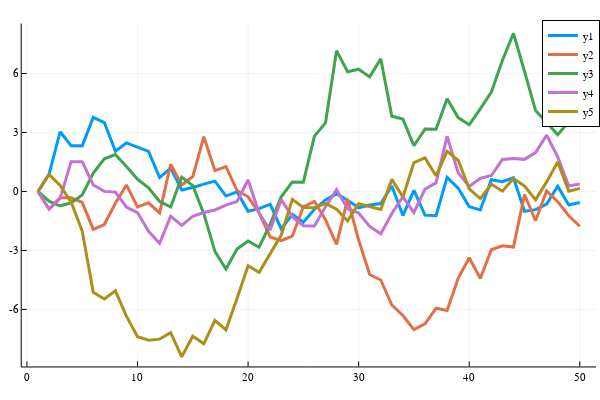

Source (notebook cell):
### Code cell
Plots.plot(Plots.fakedata(50,5),w=3)

### Figure 1 — Plotly figure (JSON) as saved in the notebook; plotly's stock layout.template omitted (floating-point values rounded to 4 significant figures)
{"data": [{"colorbar": {"title": {"text": ""}}, "legendgroup": "y1", "line": {"color": "rgba(0, 154, 250, 1.000)", "dash": "solid", "shape": "linear", "width": 3}, "mode": "lines", "name": "y1", "showlegend": true, "type": "scatter", "x": [1, 2, 3, 4, 5, 6, 7, 8, 9, 10, 11, 12, 13, 14, 15, 16, 17, 18, 19, 20, 21, 22, 23, 24, 25, 26, 27, 28, 29, 30, 31, 32, 33, 34, 35, 36, 37, 38, 39, 40, 41, 42, 43, 44, 45, 46, 47, 48, 49, 50], "xaxis": "x", "y": [0, 0.8673, 3.036, 2.324, 2.317, 3.766, 3.503, 2.049, 2.467, 2.264, 2.036, 0.7077, 1.187, 0.07305, 0.2012, 0.3738, 0.5259, -0.2346, -0.02506, -1.005, -0.8747, -0.647, -1.909, -1.161, -1.564, -0.9058, -0.4311, -0.1211, -0.4467, -0.8335, -0.6887, -0.6166, 0.274, -1.226, 0.05168, -1.204, -1.232, 0.7131, 0.1708, -0.7718, -0.939, 0.5929, 0.495, 0.6963, -1.01, -0.9271, -0.6439, 0.2687, -0.6918, -0.5623], "yaxis": "y", "zmax": null, "zmin": null}, {"colorbar": {"title": {"text": ""}}, "legendgroup": "y2", "line": {"color": "rgba(227, 111, 71, 1.000)", "dash": "solid", "shape": "linear", "width": 3}, "mode": "lines", "name": "y2", "showlegend": true, "type": "scatter", "x": [1, 2, 3, 4, 5, 6, 7, 8, 9, 10, 11, 12, 13, 14, 15, 16, 17, 18, 19, 20, 21, 22, 23, 24, 25, 26, 27, 28, 29, 30, 31, 32, 33, 34, 35, 36, 37, 38, 39, 40, 41, 42, 43, 44, 45, 46, 47, 48, 49, 50], "xaxis": "x", "y": [0, -0.9017, -0.3238, -0.3269, -0.5618, -1.93, -1.683, -0.6015, 0.3254, -0.7821, -0.5772, -1.09, 1.382, 0.3257, 0.7567, 2.782, 1.058, 1.265, 0.04656, -0.2722, -1.092, -2.314, -2.507, -2.277, -0.7828, -0.5054, -1.432, -2.69, -0.3892, -2.478, -4.226, -4.505, -5.775, -6.311, -7.028, -6.739, -5.943, -6.055, -4.42, -3.375, -4.43, -2.969, -2.767, -2.827, -0.1557, -1.491, 0.03128, -0.5188, -1.236, -1.771], "yaxis": "y", "zmax": null, "zmin": null}, {"colorbar": {"title": {"text": ""}}, "legendgroup": "y3", "line": {"color": "rgba(62, 164, 78, 1.000)", "dash": "solid", "shape": "linear", "width": 3}, "mode": "lines", "name": "y3", "showlegend": true, "type": "scatter", "x": [1, 2, 3, 4, 5, 6, 7, 8, 9, 10, 11, 12, 13, 14, 15, 16, 17, 18, 19, 20, 21, 22, 23, 24, 25, 26, 27, 28, 29, 30, 31, 32, 33, 34, 35, 36, 37, 38, 39, 40, 41, 42, 43, 44, 45, 46, 47, 48, 49, 50], "xaxis": "x", "y": [0, -0.4945, -0.7415, -0.5764, -0.1778, 0.9366, 1.659, 1.878, 1.271, 0.627, 0.1872, -0.5087, -0.7912, 0.7305, 0.2978, -1.132, -3.05, -3.946, -2.93, -2.518, -2.835, -1.662, -0.2724, 0.483, 0.4704, 2.816, 3.489, 7.161, 6.091, 6.218, 5.827, 6.747, 3.822, 3.68, 2.323, 3.172, 3.163, 4.711, 3.757, 3.392, 4.203, 5.054, 6.662, 8.046, 6.105, 4.114, 3.504, 2.884, 3.541, 4.226], "yaxis": "y", "zmax": null, "zmin": null}, {"colorbar": {"title": {"text": ""}}, "legendgroup": "y4", "line": {"color": "rgba(195, 113, 210, 1.000)", "dash": "solid", "shape": "linear", "width": 3}, "mode": "lines", "name": "y4", "showlegend": true, "type": "scatter", "x": [1, 2, 3, 4, 5, 6, 7, 8, 9, 10, 11, 12, 13, 14, 15, 16, 17, 18, 19, 20, 21, 22, 23, 24, 25, 26, 27, 28, 29, 30, 31, 32, 33, 34, 35, 36, 37, 38, 39, 40, 41, 42, 43, 44, 45, 46, 47, 48, 49, 50], "xaxis": "x", "y": [0, -0.9029, -0.3554, 1.515, 1.511, 0.3292, 0.002566, -0.03401, -0.7971, -1.073, -2.029, -2.64, -1.263, -1.723, -1.27, -1.072, -0.9418, -0.6951, -0.509, 0.5821, -1.11, -1.966, -0.4184, -1.284, -1.742, -1.755, -0.782, 0.09475, -0.8813, -1.093, -1.783, -2.152, -1.121, -0.2717, -1.068, 0.1186, 0.4453, 2.804, 0.9452, 0.2539, 0.6685, 0.8113, 1.627, 1.677, 1.632, 1.979, 2.862, 1.756, 0.2719, 0.3861], "yaxis": "y", "zmax": null, "zmin": null}, {"colorbar": {"title": {"text": ""}}, "legendgroup": "y5", "line": {"color": "rgba(172, 142, 24, 1.000)", "dash": "solid", "shape": "linear", "width": 3}, "mode": "lines", "name": "y5", "showlegend": true, "type": "scatter", "x": [1, 2, 3, 4, 5, 6, 7, 8, 9, 10, 11, 12, 13, 14, 15, 16, 17, 18, 19, 20, 21, 22, 23, 24, 25, 26, 27, 28, 29, 30, 31, 32, 33, 34, 35, 36, 37, 38, 39, 40, 41, 42, 43, 44, 45, 46, 47, 48, 49, 50], "xaxis": "x", "y": [0, 0.8644, 0.3042, -0.5388, -2.015, -5.126, -5.472, -5.057, -6.345, -7.389, -7.564, -7.513, -7.187, -8.408, -7.366, -7.748, -6.562, -7.04, -5.441, -3.784, -4.116, -3.156, -2.22, -0.4047, -0.813, -0.8327, -0.6117, -0.9064, -1.5, -0.6282, -0.7879, -0.9195, 0.6132, -0.2868, 1.471, 1.702, 0.7968, 2.036, 1.589, 0.1301, -0.3686, 0.364, 0.01343, 0.6543, 0.2717, -0.4185, 0.4868, 1.494, 0.01475, 0.1571], "yaxis": "y", "zmax": null, "zmin": null}], "layout": {"annotations": [], "height": 400, "legend": {"bgcolor": "rgba(255, 255, 255, 1.000)", "bordercolor": "rgba(0, 0, 0, 1)", "borderwidth": 1, "font": {"color": "rgba(0, 0, 0, 1)", "family": "sans-serif", "size": 11}, "title": {"font": {"color": "rgba(0, 0, 0, 1)", "family": "sans-serif", "size": 15}, "text": ""}, "tracegroupgap": 0, "traceorder": "normal", "x": 1, "xanchor": "auto", "y": 1, "yanchor": "auto"}, "margin": {"b": 20, "l": 0, "r": 0, "t": 20}, "paper_bgcolor": "rgba(255, 255, 255, 1.000)", "plot_bgcolor": "rgba(255, 255, 255, 1.000)", "showlegend": true, "width": 600, "xaxis": {"anchor": "y", "domain": [0.03619, 0.9934], "gridcolor": "rgba(0, 0, 0, 0.1)", "gridwidth": 0.5, "linecolor": "rgba(0, 0, 0, 1)", "mirror": false, "range": [-0.47, 51.47], "showgrid": true, "showline": true, "showticklabels": true, "tickangle": 0, "tickcolor": "rgb(0, 0, 0)", "tickfont": {"color": "rgba(0, 0, 0, 1)", "family": "sans-serif", "size": 11}, "tickmode": "array", "ticks": "inside", "ticktext": ["0", "10", "20", "30", "40", "50"], "tickvals": [0, 10, 20, 30, 40, 50], "title": {"font": {"color": "rgba(0, 0, 0, 1)", "family": "sans-serif", "size": 15}, "text": ""}, "type": "linear", "visible": true, "zeroline": false, "zerolinecolor": "rgba(0, 0, 0, 1)"}, "yaxis": {"anchor": "x", "domain": [0.03762, 0.9902], "gridcolor": "rgba(0, 0, 0, 0.1)", "gridwidth": 0.5, "linecolor": "rgba(0, 0, 0, 1)", "mirror": false, "range": [-8.902, 8.54], "showgrid": true, "showline": true, "showticklabels": true, "tickangle": 0, "tickcolor": "rgb(0, 0, 0)", "tickfont": {"color": "rgba(0, 0, 0, 1)", "family": "sans-serif", "size": 11}, "tickmode": "array", "ticks": "inside", "ticktext": ["-6", "-3", "0", "3", "6"], "tickvals": [-6, -3, 0, 3, 6], "title": {"font": {"color": "rgba(0, 0, 0, 1)", "family": "sans-serif", "size": 15}, "text": ""}, "type": "linear", "visible": true, "zeroline": false, "zerolinecolor": "rgba(0, 0, 0, 1)"}}}
